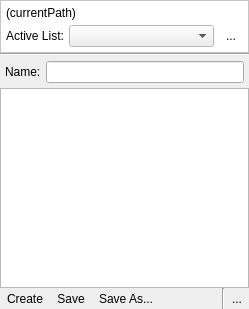
<ui version="4.0" >
 <class>QUPlaylistArea</class>
 <widget class="QWidget" name="QUPlaylistArea" >
  <property name="geometry" >
   <rect>
    <x>0</x>
    <y>0</y>
    <width>249</width>
    <height>309</height>
   </rect>
  </property>
  <property name="windowTitle" >
   <string>Form</string>
  </property>
  <layout class="QVBoxLayout" name="verticalLayout_2" >
   <property name="spacing" >
    <number>0</number>
   </property>
   <property name="margin" >
    <number>0</number>
   </property>
   <item>
    <widget class="QFrame" name="frame_2" >
     <property name="palette" >
      <palette>
       <active>
        <colorrole role="Base" >
         <brush brushstyle="SolidPattern" >
          <color alpha="255" >
           <red>255</red>
           <green>255</green>
           <blue>255</blue>
          </color>
         </brush>
        </colorrole>
        <colorrole role="Window" >
         <brush brushstyle="SolidPattern" >
          <color alpha="255" >
           <red>255</red>
           <green>255</green>
           <blue>255</blue>
          </color>
         </brush>
        </colorrole>
       </active>
       <inactive>
        <colorrole role="Base" >
         <brush brushstyle="SolidPattern" >
          <color alpha="255" >
           <red>255</red>
           <green>255</green>
           <blue>255</blue>
          </color>
         </brush>
        </colorrole>
        <colorrole role="Window" >
         <brush brushstyle="SolidPattern" >
          <color alpha="255" >
           <red>255</red>
           <green>255</green>
           <blue>255</blue>
          </color>
         </brush>
        </colorrole>
       </inactive>
       <disabled>
        <colorrole role="Base" >
         <brush brushstyle="SolidPattern" >
          <color alpha="255" >
           <red>255</red>
           <green>255</green>
           <blue>255</blue>
          </color>
         </brush>
        </colorrole>
        <colorrole role="Window" >
         <brush brushstyle="SolidPattern" >
          <color alpha="255" >
           <red>255</red>
           <green>255</green>
           <blue>255</blue>
          </color>
         </brush>
        </colorrole>
       </disabled>
      </palette>
     </property>
     <property name="autoFillBackground" >
      <bool>true</bool>
     </property>
     <property name="frameShape" >
      <enum>QFrame::StyledPanel</enum>
     </property>
     <property name="frameShadow" >
      <enum>QFrame::Raised</enum>
     </property>
     <layout class="QVBoxLayout" name="verticalLayout" >
      <property name="spacing" >
       <number>5</number>
      </property>
      <property name="margin" >
       <number>5</number>
      </property>
      <item>
       <widget class="QLabel" name="playlistPathLbl" >
        <property name="text" >
         <string>(currentPath)</string>
        </property>
       </widget>
      </item>
      <item>
       <layout class="QHBoxLayout" name="horizontalLayout" >
        <property name="spacing" >
         <number>5</number>
        </property>
        <item>
         <widget class="QLabel" name="comboLbl" >
          <property name="text" >
           <string>Active List:</string>
          </property>
          <property name="wordWrap" >
           <bool>false</bool>
          </property>
         </widget>
        </item>
        <item>
         <widget class="QComboBox" name="playlistCombo" >
          <property name="sizePolicy" >
           <sizepolicy vsizetype="Fixed" hsizetype="Expanding" >
            <horstretch>0</horstretch>
            <verstretch>0</verstretch>
           </sizepolicy>
          </property>
          <property name="editable" >
           <bool>false</bool>
          </property>
         </widget>
        </item>
        <item>
         <widget class="QToolButton" name="setPlaylistFolderBtn" >
          <property name="sizePolicy" >
           <sizepolicy vsizetype="Fixed" hsizetype="Fixed" >
            <horstretch>0</horstretch>
            <verstretch>0</verstretch>
           </sizepolicy>
          </property>
          <property name="sizeIncrement" >
           <size>
            <width>0</width>
            <height>0</height>
           </size>
          </property>
          <property name="toolTip" >
           <string>Choose playlist folder...</string>
          </property>
          <property name="text" >
           <string>...</string>
          </property>
          <property name="icon" >
           <iconset resource="images/uman.qrc" >
            <normaloff>:/control/folder_explore.png</normaloff>:/control/folder_explore.png</iconset>
          </property>
          <property name="autoRaise" >
           <bool>true</bool>
          </property>
         </widget>
        </item>
       </layout>
      </item>
     </layout>
    </widget>
   </item>
   <item>
    <widget class="Line" name="line_2" >
     <property name="orientation" >
      <enum>Qt::Horizontal</enum>
     </property>
    </widget>
   </item>
   <item>
    <layout class="QHBoxLayout" name="horizontalLayout_3" >
     <property name="spacing" >
      <number>5</number>
     </property>
     <property name="margin" >
      <number>5</number>
     </property>
     <item>
      <widget class="QLabel" name="label_3" >
       <property name="text" >
        <string>Name:</string>
       </property>
      </widget>
     </item>
     <item>
      <widget class="QLineEdit" name="playlistEdit" >
       <property name="toolTip" >
        <string>Name</string>
       </property>
       <property name="frame" >
        <bool>true</bool>
       </property>
      </widget>
     </item>
    </layout>
   </item>
   <item>
    <widget class="QUPlayList" name="playlist" >
     <property name="dragDropMode" >
      <enum>QAbstractItemView::InternalMove</enum>
     </property>
     <property name="selectionMode" >
      <enum>QAbstractItemView::ExtendedSelection</enum>
     </property>
     <property name="selectionRectVisible" >
      <bool>true</bool>
     </property>
    </widget>
   </item>
   <item>
    <layout class="QHBoxLayout" name="horizontalLayout_4" >
     <property name="spacing" >
      <number>0</number>
     </property>
     <property name="leftMargin" >
      <number>0</number>
     </property>
     <item>
      <widget class="QToolButton" name="createPlaylistBtn" >
       <property name="text" >
        <string>Create</string>
       </property>
       <property name="icon" >
        <iconset resource="images/uman.qrc" >
         <normaloff>:/marks/add.png</normaloff>:/marks/add.png</iconset>
       </property>
       <property name="toolButtonStyle" >
        <enum>Qt::ToolButtonTextBesideIcon</enum>
       </property>
       <property name="autoRaise" >
        <bool>true</bool>
       </property>
      </widget>
     </item>
     <item>
      <widget class="QToolButton" name="savePlaylistBtn" >
       <property name="toolTip" >
        <string>Save changes to current playlist</string>
       </property>
       <property name="text" >
        <string>Save</string>
       </property>
       <property name="icon" >
        <iconset resource="images/uman.qrc" >
         <normaloff>:/control/save.png</normaloff>:/control/save.png</iconset>
       </property>
       <property name="toolButtonStyle" >
        <enum>Qt::ToolButtonTextBesideIcon</enum>
       </property>
       <property name="autoRaise" >
        <bool>true</bool>
       </property>
      </widget>
     </item>
     <item>
      <widget class="QToolButton" name="savePlaylistAsBtn" >
       <property name="toolTip" >
        <string>Save current playlist with a new filename...</string>
       </property>
       <property name="text" >
        <string>Save As...</string>
       </property>
       <property name="icon" >
        <iconset resource="images/uman.qrc" >
         <normaloff>:/control/save_as.png</normaloff>:/control/save_as.png</iconset>
       </property>
       <property name="toolButtonStyle" >
        <enum>Qt::ToolButtonTextBesideIcon</enum>
       </property>
       <property name="autoRaise" >
        <bool>true</bool>
       </property>
      </widget>
     </item>
     <item>
      <spacer name="horizontalSpacer" >
       <property name="orientation" >
        <enum>Qt::Horizontal</enum>
       </property>
       <property name="sizeHint" stdset="0" >
        <size>
         <width>40</width>
         <height>20</height>
        </size>
       </property>
      </spacer>
     </item>
     <item>
      <widget class="Line" name="line" >
       <property name="orientation" >
        <enum>Qt::Vertical</enum>
       </property>
      </widget>
     </item>
     <item>
      <widget class="QToolButton" name="removePlaylistBtn" >
       <property name="toolTip" >
        <string>Remove current playlist</string>
       </property>
       <property name="text" >
        <string>...</string>
       </property>
       <property name="icon" >
        <iconset resource="images/uman.qrc" >
         <normaloff>:/control/bin.png</normaloff>:/control/bin.png</iconset>
       </property>
       <property name="autoRaise" >
        <bool>true</bool>
       </property>
      </widget>
     </item>
    </layout>
   </item>
  </layout>
 </widget>
 <customwidgets>
  <customwidget>
   <class>QUPlayList</class>
   <extends>QListWidget</extends>
   <header>QUPlayList.h</header>
  </customwidget>
 </customwidgets>
 <resources>
  <include location="images/uman.qrc" />
 </resources>
 <connections/>
</ui>
